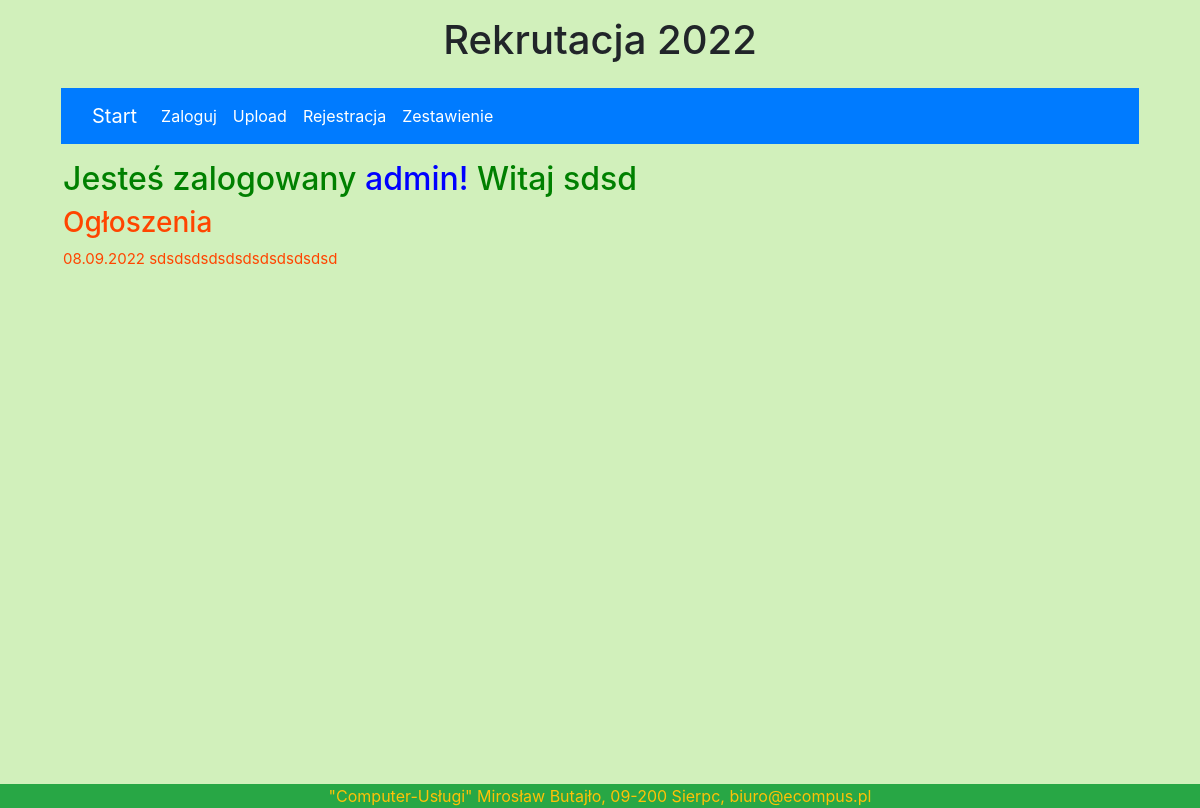
The app's page /ogloszenia/ (signed in), older data.
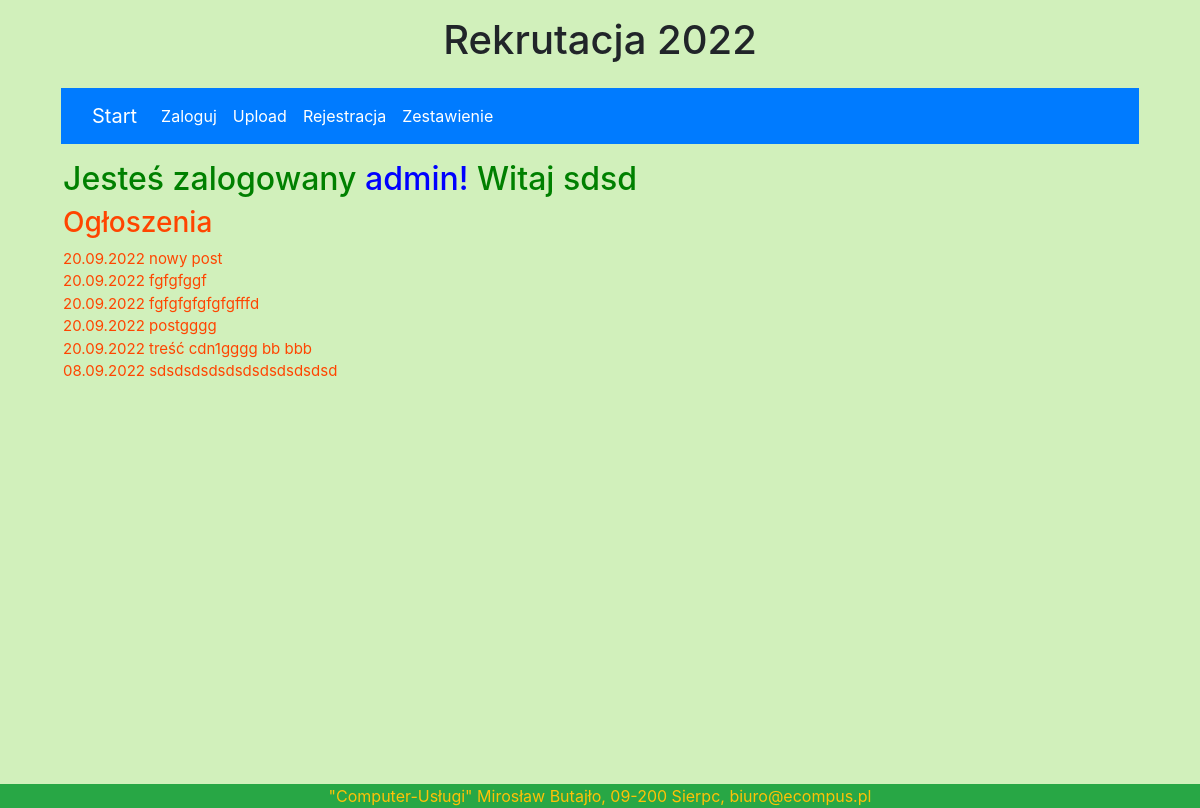
The same page, newer data.
### licznik/models.py (models this page shows, shortened)
class Post(models.Model):
    title = models.CharField(max_length=255)
    text = models.CharField(max_length=255)
    date = models.DateField(default=timezone.now, verbose_name='Data wpisu')

### licznik/views.py (the view)
# urls.py: path('ogloszenia/', views.readposts, name="readposts-page"),
@login_required(login_url='/login/')
def readposts(request):
    user = request.user
    allposts = Post.objects.order_by('-date')
    return render(request, 'readposts.html',{'allposts':allposts,'user':user})

### licznik/templates/readposts.html (shortened to what this page needs)
{% extends 'base.html' %}
{%block content %}
<div class="niezalogowany">
    <h2>Jesteś zalogowany <font color="blue"> {{ user.username }}! </font>Witaj {{ user.first_name}}</h2>
</div>
<div class="niezalogowany_red">
    <h3>Ogłoszenia</h3>
    {% for post in allposts %}
        {{ post.date }}
        {{ post.text }}
    <br>
    {% endfor %}
</div>
{% endblock %}

Row changes from the older to the newer data that the page shows:
added Post: date "20.09.2022", text "nowy post"
added Post: date "20.09.2022", text "fgfgfggf"
added Post: date "20.09.2022", text "fgfgfgfgfgfgfffd"
added Post: date "20.09.2022", text "postgggg"
added Post: date "20.09.2022", text "treść cdn1gggg bb bbb"
